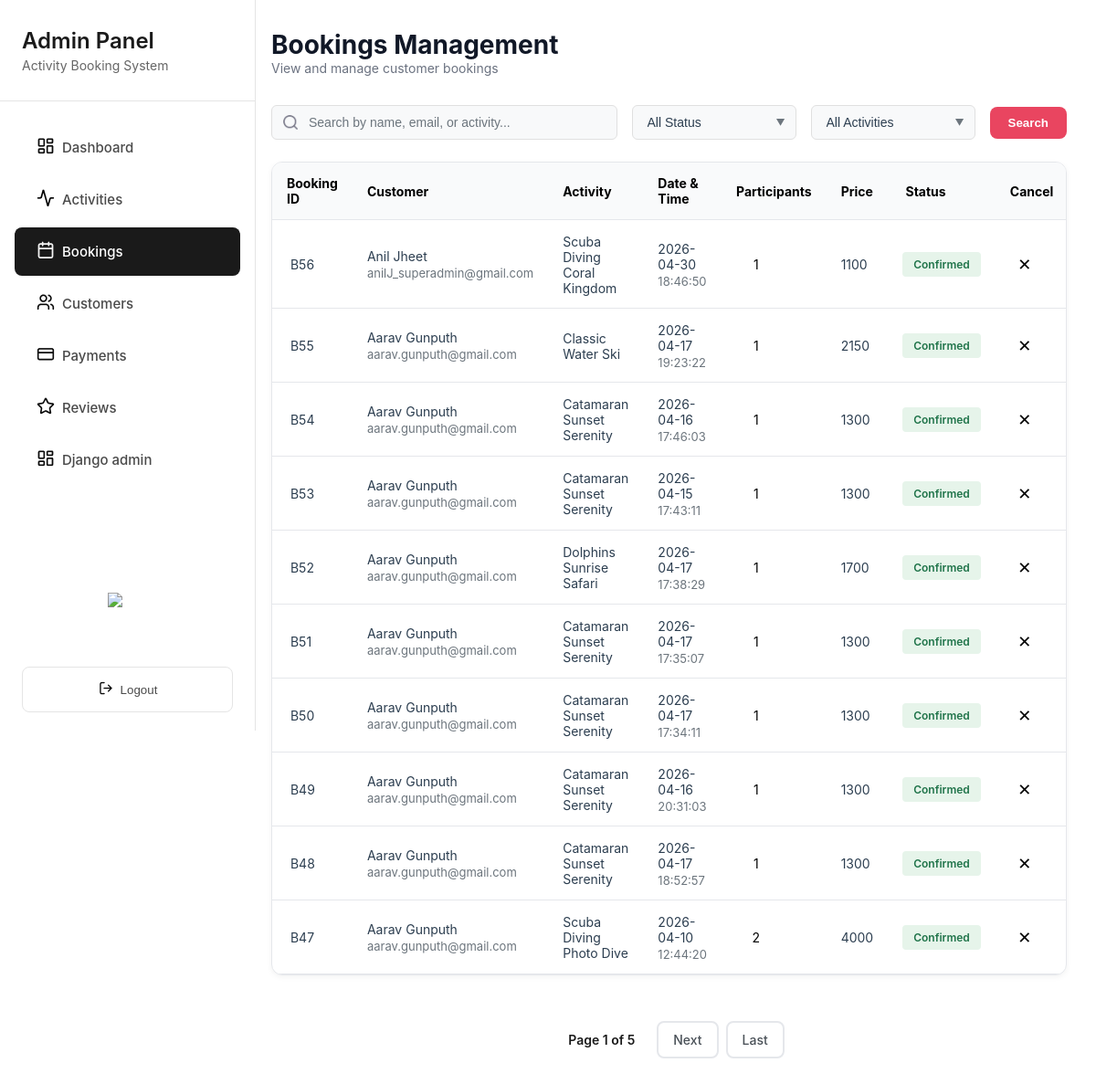
Page /grandblue/admin/bookings/ (signed in) on the earlier database version.
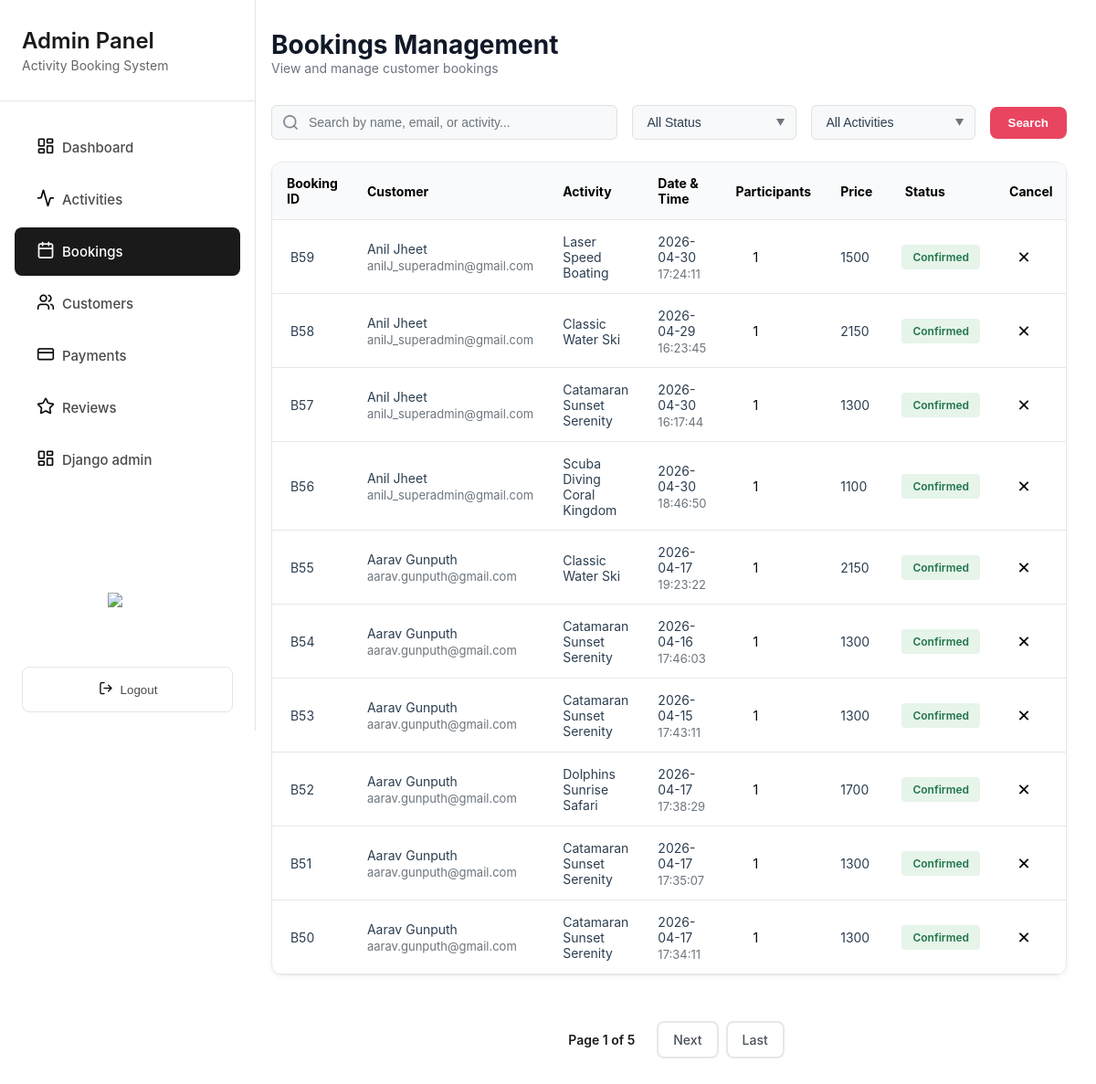
Same page on the later database version.
### merger/models.py (models this page shows, shortened)
class Booking(models.Model):
    class Status(models.TextChoices):
        CONFIRMED = "CONFIRMED", "Confirmed"
        CANCELLED = "CANCELLED", "Cancelled"
        COMPLETED = "COMPLETED", "Completed"
    customer = models.ForeignKey(User, related_name="bookings", on_delete=models.CASCADE)
    activity = models.ForeignKey(Activity, related_name="bookings", on_delete=models.CASCADE)
    date = models.DateField(help_text="Selected date for the activity")
    group_size = models.PositiveIntegerField(default=1)
    price_total = models.PositiveIntegerField(help_text="Total price (Rs)")
    status = models.CharField(max_length=12, choices=Status.choices, default=Status.CONFIRMED)
    created_at = models.DateTimeField(auto_now_add=True)
    cancelled_at = models.DateTimeField(blank=True, null=True)
    cancellation_reason = models.TextField(blank=True)
    class Meta:
        ordering = ["-created_at"]
        indexes = [
            models.Index(fields=["status"]),
            models.Index(fields=["date"]),
            models.Index(fields=["customer", "created_at"]),
        ]
        constraints = [
            models.CheckConstraint(
                condition=Q(date__gt=F("created_at")),
                name="booking_date_after_creation"
            ),
        ]

class User(AbstractUser):
    email = models.EmailField(blank=True, unique=True)
    date_joined = models.DateTimeField(default=timezone.now)
    phone = models.CharField(max_length=20, blank=True)
    total_bookings = models.PositiveIntegerField(default=0)
    total_spent = models.DecimalField(max_digits=10, decimal_places=2, default=0.00)
    USERNAME_FIELD = 'email'
    REQUIRED_FIELDS = []
    class Meta:
        ordering = ['email']

class Activity(models.Model):
    ACTIVITY_TYPES = [
        ("Catamaran", "Catamaran"),
        ("Scuba diving", "Scuba diving"),
        ("Dolphin watching", "Dolphin watching"),
        ("Water ski", "Water ski"),
        ("Speed boat", "Speed boat"),
    ]
    name = models.CharField(max_length=255)
    activity_type = models.CharField(max_length=120, blank=True, choices=ACTIVITY_TYPES)
    description = models.TextField()
    base_price = models.PositiveIntegerField(help_text="Price per pax (Rs)")
    location = models.CharField(max_length=120, blank=True)
    duration = models.CharField(max_length=60, blank=True)
    max_participants = models.PositiveIntegerField()
    created_at = models.DateTimeField(auto_now_add=True)
    activity_rules = models.TextField(blank=True, help_text="One rule per line")
    safety_equipment = models.TextField(blank=True, help_text="One item per line")
    cancellation_policy = models.TextField(blank=True, help_text="One policy per line")
    map_embed_url = models.TextField(blank=True)
    map_location_description = models.TextField(blank=True)
    class Meta:
        ordering = ["name"]
        indexes = [
            models.Index(fields=["name"]),
            models.Index(fields=["activity_type"]),
            models.Index(fields=["location"]),
        ]
        verbose_name = "Activity"
        verbose_name_plural = "Activities"

### merger/shared_views.py (the view, shortened to what this page needs)
# urls.py: path('admin/bookings/', BookingsPageView.as_view(), name='bookings'),
class BookingsPageView(LoginRequiredMixin, StaffRequiredMixin, ListView):
    model = Booking
    template_name = 'admin_booking.html'
    context_object_name = 'bookings'
    paginate_by = 10
    def get_queryset(self):
        queryset = Booking.objects.select_related('customer', 'activity').order_by('-created_at')
        status = self.request.GET.get('status')
        if status and status != 'all':
            queryset = queryset.filter(status=status.upper())
        activity = self.request.GET.get('activity')
        if activity and activity != 'all':
            queryset = queryset.filter(activity__activity_type=activity)
        search = self.request.GET.get('search')
        return queryset
    def get_context_data(self, **kwargs):
        context = super().get_context_data(**kwargs)
        context['active_class'] = 'bookings'
        context['current_status'] = self.request.GET.get('status', 'all')
        context['current_activity'] = self.request.GET.get('activity', 'all')
        context['current_search'] = self.request.GET.get('search', '')
        return context

### merger/shared_views.py (called while the page is built)
    def test_func(self):
        return self.request.user.is_staff

### merger/templates/admin_booking.html (shortened to what the changed rows need)
{% extends 'admin_sidebar.html' %}
{% load static %}
{% block extra_css %}
<link rel="stylesheet" href="{% static 'css/admin_booking.css' %}">
{% endblock %}
{% block content %}
<div class="page-header">
    <h1 class="page-title">Bookings Management</h1>
</div>
<div class="table-container">
    <table>
        <thead>
            <tr>
                <th>Booking ID</th>
                <th>Customer</th>
                <th>Activity</th>
                <th>Date & Time</th>
                <th>Participants</th>
                <th>Price</th>
                <th style="white-space: pre;"> Status</th>
                <th>Cancel</th>
            </tr>
        </thead>
        <tbody id="bookingsTable">
            {% for booking in bookings %}
            <tr data-status="{{ booking.status|lower }}" data-activity="{{ booking.activity.activity_type }}"
                data-booking-id="{{ booking.id }}"
                style="--i: {{ forloop.counter }};">
                <td class="booking-id" style="white-space: pre;"> B{{ booking.id }}</td>
                <td>
                    <div class="customer-info">
                        <span class="customer-name">{{ booking.customer.first_name }} {{ booking.customer.last_name }}</span>
                        <span class="customer-email">{{ booking.customer.email }}</span>
                    </div>
                </td>
                <td class="activity-name">{{ booking.activity.name }}</td>
                <td>
                    <div class="datetime-info">
                        <span class="date">{{ booking.date|date:"Y-m-d" }}</span>
                        <span class="time">{{ booking.created_at|date:"H:i:s" }}</span>
                    </div>
                </td>
                <td class="participants">{{ booking.group_size }}</td>
                <td class="price">{{ booking.price_total }}</td>
                <td>
                    <span class="status-badge
                                {% if booking.status == 'CONFIRMED' %}
                                confirmed
                                {% elif booking.status == 'CANCELLED' %}
                                cancelled
                                {% elif booking.status == 'COMPLETED' %}
                                completed
                                {% endif %}
                            ">
                        {{ booking.get_status_display }}
                    </span>
                </td>
                <td class="cancel-cell">
                    {% if booking.status == 'CONFIRMED' %}
                    <form method="POST" action="{% url 'cancel_booking' booking.id %}">
                        <button type="button" class="cancel-btn" title="Cancel Booking" onclick="showCancelDialog('{{ booking.id }}', this)">✕</button>
                    </form>
                    {% else %}
                    <span style="color: #ccc;">—</span>
                    {% endif %}
                </td>
            </tr>
            {% empty %}
            <tr>
                <td colspan="8" style="text-align:center;">No Bookings found.</td>
            </tr>
            {% endfor %}
        </tbody>
    </table>
</div>
{% endblock %}

Differences in the rows shown:
no longer on this page (row unchanged): Booking: id "49", customer.first_name "Aarav", customer.last_name "Gunputh", customer.email "aarav.gunputh@gmail.com", activity.name "Catamaran Sunset Serenity", date "2026-04-16", created_at "20:31:03", group_size "1", price_total "1300", status "Confirmed"
no longer on this page (row unchanged): Booking: id "48", customer.first_name "Aarav", customer.last_name "Gunputh", customer.email "aarav.gunputh@gmail.com", activity.name "Catamaran Sunset Serenity", date "2026-04-17", created_at "18:52:57", group_size "1", price_total "1300", status "Confirmed"
no longer on this page (row unchanged): Booking: id "47", customer.first_name "Aarav", customer.last_name "Gunputh", customer.email "aarav.gunputh@gmail.com", activity.name "Scuba Diving Photo Dive", date "2026-04-10", created_at "12:44:20", group_size "2", price_total "4000", status "Confirmed"
added Booking: id "59", customer.first_name "Anil", customer.last_name "Jheet", customer.email "anilJ_superadmin@gmail.com", activity.name "Laser Speed Boating", date "2026-04-30", created_at "17:24:11", group_size "1", price_total "1500", status "Confirmed"
added Booking: id "58", customer.first_name "Anil", customer.last_name "Jheet", customer.email "anilJ_superadmin@gmail.com", activity.name "Classic Water Ski", date "2026-04-29", created_at "16:23:45", group_size "1", price_total "2150", status "Confirmed"
added Booking: id "57", customer.first_name "Anil", customer.last_name "Jheet", customer.email "anilJ_superadmin@gmail.com", activity.name "Catamaran Sunset Serenity", date "2026-04-30", created_at "16:17:44", group_size "1", price_total "1300", status "Confirmed"
